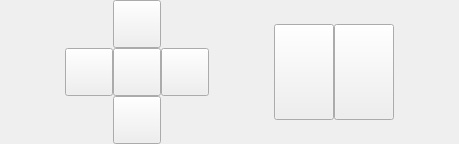
                       <widget class="QWidget" name="wdgToolSagittal" native="true">
                        <property name="sizePolicy">
                         <sizepolicy hsizetype="Expanding" vsizetype="Preferred">
                          <horstretch>0</horstretch>
                          <verstretch>0</verstretch>
                         </sizepolicy>
                        </property>
                        <property name="minimumSize">
                         <size>
                          <width>0</width>
                          <height>0</height>
                         </size>
                        </property>
                        <layout class="QGridLayout" name="gridLayout_51">
                         <property name="leftMargin">
                          <number>0</number>
                         </property>
                         <property name="topMargin">
                          <number>0</number>
                         </property>
                         <property name="rightMargin">
                          <number>0</number>
                         </property>
                         <property name="bottomMargin">
                          <number>0</number>
                         </property>
                         <property name="spacing">
                          <number>0</number>
                         </property>
                         <item row="0" column="0">
                          <spacer name="horizontalSpacer_42">
                           <property name="orientation">
                            <enum>Qt::Horizontal</enum>
                           </property>
                           <property name="sizeHint" stdset="0">
                            <size>
                             <width>65</width>
                             <height>20</height>
                            </size>
                           </property>
                          </spacer>
                         </item>
                         <item row="0" column="1">
                          <widget class="QWidget" name="wdgDirection_2" native="true">
                           <layout class="QGridLayout" name="gridLayout_50">
                            <property name="leftMargin">
                             <number>0</number>
                            </property>
                            <property name="topMargin">
                             <number>0</number>
                            </property>
                            <property name="rightMargin">
                             <number>0</number>
                            </property>
                            <property name="bottomMargin">
                             <number>0</number>
                            </property>
                            <property name="spacing">
                             <number>0</number>
                            </property>
                            <item row="2" column="1">
                             <widget class="QPushButton" name="btnMoveDownS">
                              <property name="minimumSize">
                               <size>
                                <width>48</width>
                                <height>48</height>
                               </size>
                              </property>
                              <property name="maximumSize">
                               <size>
                                <width>48</width>
                                <height>48</height>
                               </size>
                              </property>
                              <property name="styleSheet">
                               <string notr="true">image:url(image/arrow_down.png)</string>
                              </property>
                              <property name="text">
                               <string/>
                              </property>
                             </widget>
                            </item>
                            <item row="0" column="1">
                             <widget class="QPushButton" name="btnMoveUpS">
                              <property name="minimumSize">
                               <size>
                                <width>48</width>
                                <height>48</height>
                               </size>
                              </property>
                              <property name="maximumSize">
                               <size>
                                <width>48</width>
                                <height>48</height>
                               </size>
                              </property>
                              <property name="styleSheet">
                               <string notr="true">image:url(image/arrow_up.png)</string>
                              </property>
                              <property name="text">
                               <string/>
                              </property>
                             </widget>
                            </item>
                            <item row="1" column="2">
                             <widget class="QPushButton" name="btnMoveRightS">
                              <property name="minimumSize">
                               <size>
                                <width>48</width>
                                <height>48</height>
                               </size>
                              </property>
                              <property name="maximumSize">
                               <size>
                                <width>48</width>
                                <height>48</height>
                               </size>
                              </property>
                              <property name="styleSheet">
                               <string notr="true">image:url(image/arrow_right.png)</string>
                              </property>
                              <property name="text">
                               <string/>
                              </property>
                             </widget>
                            </item>
                            <item row="1" column="1">
                             <widget class="QPushButton" name="btnResetS">
                              <property name="minimumSize">
                               <size>
                                <width>48</width>
                                <height>48</height>
                               </size>
                              </property>
                              <property name="maximumSize">
                               <size>
                                <width>48</width>
                                <height>48</height>
                               </size>
                              </property>
                              <property name="styleSheet">
                               <string notr="true">image:url(image/icon_reset.png)</string>
                              </property>
                              <property name="text">
                               <string/>
                              </property>
                             </widget>
                            </item>
                            <item row="1" column="0">
                             <widget class="QPushButton" name="btnMoveLeftS">
                              <property name="minimumSize">
                               <size>
                                <width>48</width>
                                <height>48</height>
                               </size>
                              </property>
                              <property name="maximumSize">
                               <size>
                                <width>48</width>
                                <height>48</height>
                               </size>
                              </property>
                              <property name="styleSheet">
                               <string notr="true">image:url(image/arrow_left.png)</string>
                              </property>
                              <property name="text">
                               <string/>
                              </property>
                             </widget>
                            </item>
                           </layout>
                          </widget>
                         </item>
                         <item row="0" column="2">
                          <spacer name="horizontalSpacer_43">
                           <property name="orientation">
                            <enum>Qt::Horizontal</enum>
                           </property>
                           <property name="sizeHint" stdset="0">
                            <size>
                             <width>65</width>
                             <height>20</height>
                            </size>
                           </property>
                          </spacer>
                         </item>
                         <item row="0" column="3">
                          <widget class="QWidget" name="wdgRotation_2" native="true">
                           <layout class="QHBoxLayout" name="horizontalLayout_37">
                            <property name="spacing">
                             <number>0</number>
                            </property>
                            <property name="leftMargin">
                             <number>0</number>
                            </property>
                            <property name="topMargin">
                             <number>0</number>
                            </property>
                            <property name="rightMargin">
                             <number>0</number>
                            </property>
                            <property name="bottomMargin">
                             <number>0</number>
                            </property>
                            <item>
                             <widget class="QPushButton" name="btnRotationLS">
                              <property name="minimumSize">
                               <size>
                                <width>60</width>
                                <height>96</height>
                               </size>
                              </property>
                              <property name="maximumSize">
                               <size>
                                <width>60</width>
                                <height>96</height>
                               </size>
                              </property>
                              <property name="styleSheet">
                               <string notr="true">image:url(image/action_anticlockwise.png);
</string>
                              </property>
                              <property name="text">
                               <string/>
                              </property>
                             </widget>
                            </item>
                            <item>
                             <widget class="QPushButton" name="btnRotationRS">
                              <property name="minimumSize">
                               <size>
                                <width>60</width>
                                <height>96</height>
                               </size>
                              </property>
                              <property name="maximumSize">
                               <size>
                                <width>60</width>
                                <height>96</height>
                               </size>
                              </property>
                              <property name="styleSheet">
                               <string notr="true">image:url(image/action_clockwise.png)</string>
                              </property>
                              <property name="text">
                               <string/>
                              </property>
                             </widget>
                            </item>
                           </layout>
                          </widget>
                         </item>
                         <item row="0" column="4">
                          <spacer name="horizontalSpacer_44">
                           <property name="orientation">
                            <enum>Qt::Horizontal</enum>
                           </property>
                           <property name="sizeHint" stdset="0">
                            <size>
                             <width>65</width>
                             <height>20</height>
                            </size>
                           </property>
                          </spacer>
                         </item>
                        </layout>
                       </widget>
